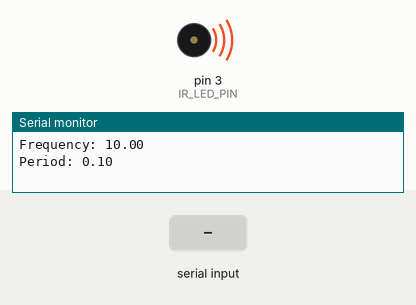
Bench run of a sketch on a simulated Arduino Uno, built with avr-gcc and run on an emulated ATmega328P. Shown: buzzer (waves = sounding), the last lines printed to the serial monitor. The test bench sets the inputs (shaded band).

Above: at 1.26 s.
1.3 s: "90,45\n" received over Serial
At 2.5 s:
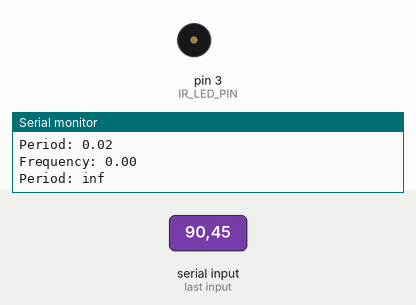
2.8 s: "30,150\n" received over Serial
4.3 s: "5\n" received over Serial
At 5.0 s:
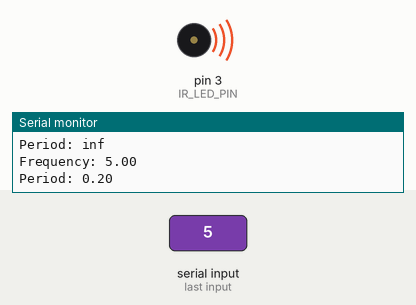
5.8 s: "90\n" received over Serial
At 6.2 s:
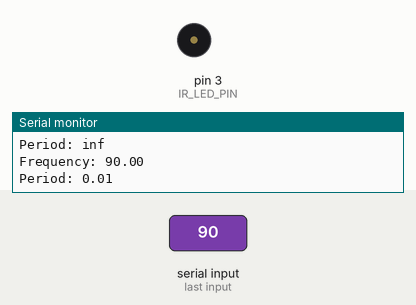
Timing chart, 0 to 8.3 s (numbered marks = the images above; inputs shaded):
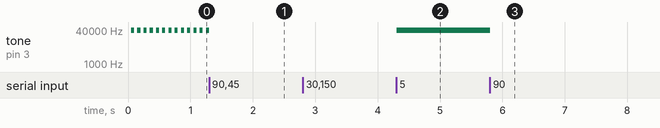

Measured:
- after the input at 1.3 s, tone on pin 3 (IR_LED_PIN): goes on until 1.3 s, then stays silent
- after the input at 4.3 s, tone on pin 3 (IR_LED_PIN): silent → 38000 Hz at once
- after the input at 5.8 s, tone on pin 3 (IR_LED_PIN): 38000 Hz → silent at once
- by itself, tone on pin 3 (IR_LED_PIN): alternates 38000 Hz for 0.05 s and silent for 0.05 s

The sketch:

IR_LED.ino
```cpp
double f= 10;
double T = 1.0/f;
unsigned long t_old;
boolean b = false;

const int IR_LED_PIN = 3;

void setup() {
  Serial.begin(9600);
  t_old = millis();
  pinMode(IR_LED_PIN, OUTPUT);
  Serial.print("Frequency: ");
  Serial.println(f);
  Serial.print("Period: ");
  Serial.println(T);

}

void loop() {
  if (Serial.available() > 0){
    f = Serial.parseInt();
    T = 1.0/f;
    Serial.print("Frequency: ");
    Serial.println(f);
    Serial.print("Period: ");
    Serial.println(T);
  }
  if (abs(millis()-t_old) >= T*1000.0/2.0){
    b = !(b);
    if (b == true){
      tone(IR_LED_PIN, 38000);
    }
    else{
      noTone(IR_LED_PIN);
    }
    t_old = millis();
  }
}
```
